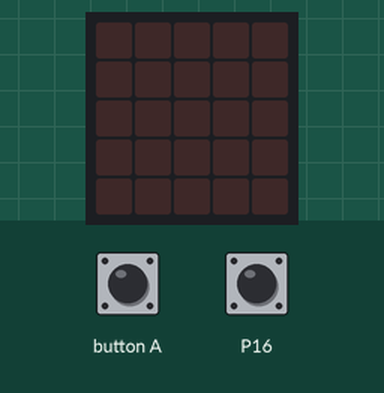
Simulated run of this program. Board: BBC micro:bit (MakeCode). On the bench: the board's 5×5 LED display. The test bench sets the inputs (shaded band); at power-on: P16 LOW.

Above: at 1.2 s.
1.3 s: P16 pulled HIGH for 0.15 s
At 1.5 s:
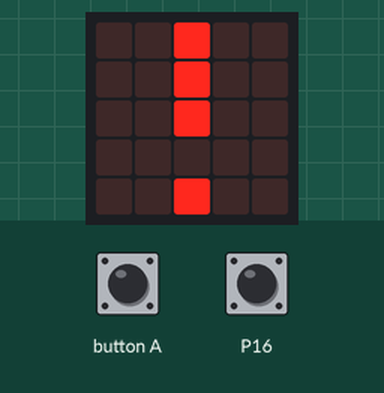
4.3 s: button A pressed for 0.15 s
5.9 s: P16 pulled HIGH for 1 s
Timing chart, 0 to 8.9 s (numbered marks = the images above; inputs shaded):
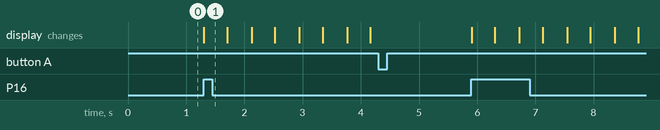

Measured:
- after the input at 1.3 s, the display: changes at once (image 1)
- after the input at 4.3 s, every drawn part: stays the same

The program:

main.ts
```typescript
let bool = 0
input.onButtonPressed(Button.A, function () {
    bool = 0
})
basic.forever(function () {
    if (pins.digitalReadPin(DigitalPin.P16) == 1) {
        bool = 1
    }
    if (bool == 1) {
        basic.showLeds(`
            . . # . .
            . . # . .
            . . # . .
            . . . . .
            . . # . .
            `)
        basic.showLeds(`
            . . . . .
            . . . . .
            . . . . .
            . . . . .
            . . . . .
            `)
    } else {
        basic.clearScreen()
    }
})
```

test.ts
```typescript
// les tests vont ici ; cela ne sera pas compilé si ce paquet est utilisé en tant qu'extension.
```
